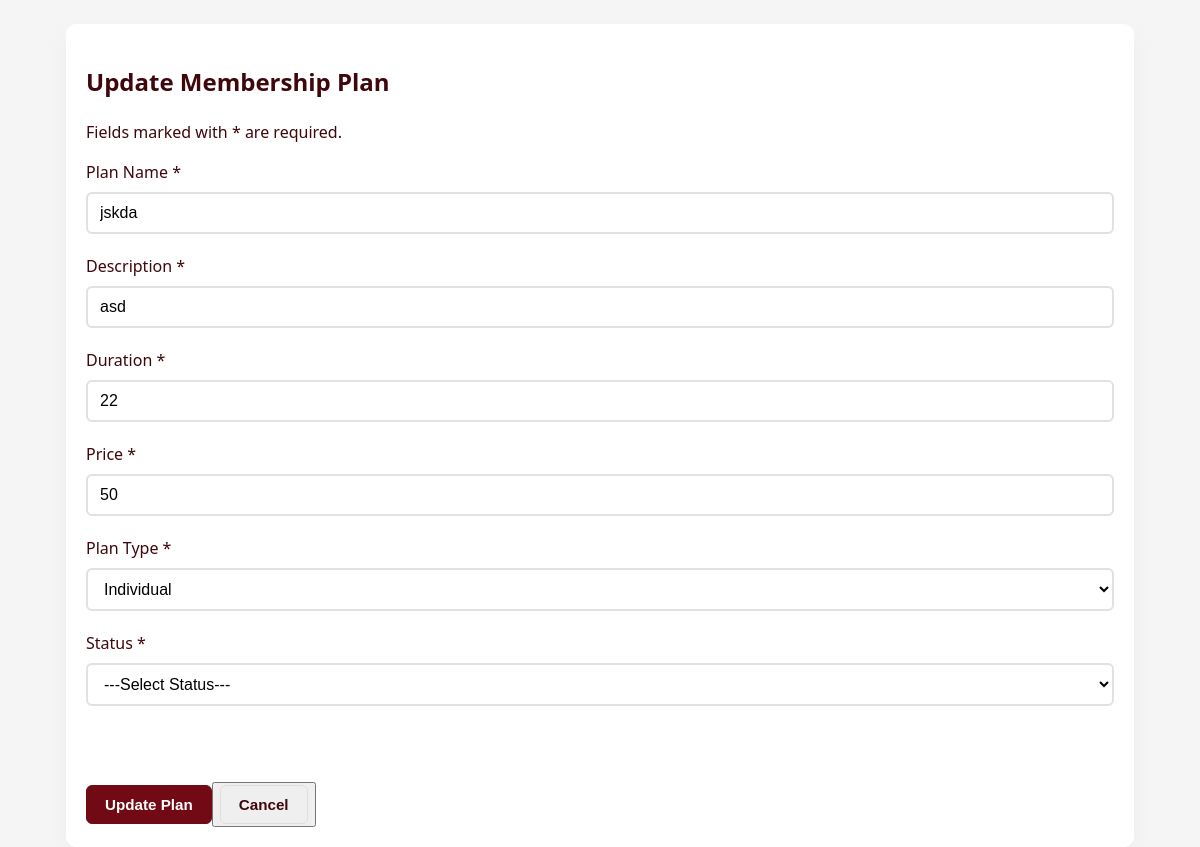
Screenshot of /MemPlan/editPlan.php?plan_id=2 with the database file from the repository.
### tables this page shows
CREATE TABLE `membership_plans` (
  `plan_id` int(11) NOT NULL,
  `plan_name` varchar(255) NOT NULL,
  `description` varchar(255) NOT NULL,
  `duration` int(11) NOT NULL,
  `price` decimal(11,0) NOT NULL,
  `plan_type` enum('Individual','Family','Student','Corporate') NOT NULL,
  `status` enum('active','not_active','','') NOT NULL,
  `created_at` timestamp NOT NULL DEFAULT current_timestamp() ON UPDATE current_timestamp(),
  `updated_at` timestamp NOT NULL DEFAULT current_timestamp()
);

### classes/database.php (called while the page is built, shortened)
<?php
class Database{
    private $host = "localhost";
    private $username = "root";
    private $password = "";
    private $dbname = "gym membership system";
    public function connect(){
        $this->conn = new PDO("mysql:host=$this->host;dbname=$this->dbname",$this->username,
        $this->password);
        return $this->conn;
    }
}
?>

### classes/membership_plan.php (called while the page is built, shortened)
<?php
    require_once 'database.php';
    class MembershipPlans extends Database{
        public function fetchPlan($pplan_id){
        $sql = "SELECT * FROM membership_plans WHERE plan_id=:plan_id";
        $query = $this->connect()->prepare($sql);
        $query->bindParam(":plan_id", $pplan_id);
        if ($query->execute()){
            return $query->fetch();
        } else {
            return null;
        }
        }
    }

### MemPlan/editPlan.php (the view, shortened to what this page needs)
<?php
    require_once "../classes/membership_plan.php";
    $plansObj = new MembershipPlans();
    $membership_plans = [];
    $errors = [];
    if($_SERVER["REQUEST_METHOD"] == "GET"){
    if(isset($_GET["plan_id"]))
    {
        $pplan_id = trim(htmlspecialchars($_GET["plan_id"]));
        $membership_plans = $plansObj->fetchPlan($pplan_id);
    } else {
            echo "<a href= 'viewPlan.php' > Return to View Plans </a>";
            exit("Plan Not Found!");
        }
}
    ?>
<!DOCTYPE html>
<html lang="en">
<head>
    <link rel="stylesheet" href="../index.css">
</head>
<body>
     <main class="page-container">
        <section class="form-card">
                <h1> Update Membership Plan </h1>
                <p class="helper-note">Fields marked with <span class="required">*</span> are required.</p>
                <form action="" method="POST">
                <div class="form-group">
                    <label for="plan_name"> Plan Name <span>*</span class="required"></label>
                        <input class="form-control" type="text" name="plan_name" id="plan_name" value="<?=$membership_plans["plan_name"] ?? "" ?>">
                    </div>
                <div class="form-group">
                    <label for="description"> Description <span class="required">*</span></label>
                        <input class="form-control" type="text" name="description" id="description" value="<?=$membership_plans["description"] ?? "" ?>">
                    </div>
                <div class="form-group">
                    <label for="duration"> Duration <span class="required">*</span></label>
                        <input class="form-control" type="text" name="duration" id="duration" value="<?=$membership_plans["duration"] ?? "" ?>">
                    </div>
                <div class="form-group">
                    <label for="price"> Price <span class="required">*</span></label>
                        <input class="form-control" type="text" name="price" id="price" value="<?=$membership_plans["price"] ?? "" ?>">
                    </div>
                <div class="form-group">
                    <label for="plan_type"> Plan Type <span class="required">*</span></label>
                        <select class="form-control" name="plan_type" id="plan_type">
                            <option value="Individual" <?= (isset($membership_plans["plan_type"]) && $membership_plans["plan_type"] == "Individual") ? "selected":""?>>Individual</option>
                        </select>
                    </div>
                <div class="form-group">
                    <label for="status"> Status <span class="required">*</span></label>
                        <select class="form-control" name="status" id="status">
                            <option value="">---Select Status---</option>
                        </select>
                        <p class="error"><?=$errors["status"] ?? "" ?></p><br><br>
                    </div>
                <div class="footer-actions">
                    <button type="submit" class="btn btn-primary" value="Update Plan">Update Plan</button><button><a class="btn btn-outline" href="viewPlan.php">Cancel</a></button></span>
                    </div>
                </form>
        </section>
     </main>
</body>
</html>

### index.css (style rules this page uses)
:root { --dark: #3F070B; --accent: #710A14; --white: #ffffff; --muted: #f5f5f5; --container-max: 1100px; }
* { box-sizing:border-box }
html,body { height:100%; }
body { margin:0; font-family: 'Segoe UI', Tahoma, Geneva, Verdana, sans-serif; background: var(--muted); color: var(--dark); line-height:1.5; -webkit-font-smoothing:antialiased; padding-bottom: 60px; }
.btn { display:inline-block; padding:10px 18px; border-radius:6px; text-decoration:none; font-weight:600; font-size:0.95rem; cursor:pointer; transition:all 180ms ease; border:none; }
.btn-primary { background:var(--accent); color:var(--white); border:1px solid var(--accent); }
.btn-outline { background:transparent; color:var(--dark); border:1px solid rgba(63,7,11,0.08); }
.form-control { width:100%; padding:10px 12px; border:1px solid #ddd; border-radius:6px; font-size:1rem; background:#fff; }
.page-container { max-width:1100px;margin:24px auto;padding:0 16px }
.form-card { background:var(--white);padding:20px;border-radius:10px;box-shadow:0 8px 20px rgba(0,0,0,0.04) }
.form-group { margin-bottom: 20px; }
.form-group label { display: block; margin-bottom: 8px; color: var(--dark); font-weight: 500; }
.form-control { width: 100%; padding: 10px 12px; border: 2px solid #e1e1e1; border-radius: 6px; font-size: 1rem; transition: border-color 0.2s; }

### rows the page displays
membership_plans: plan_name "jskda", description "asd", duration "22", price "50", plan_type "Individual"
